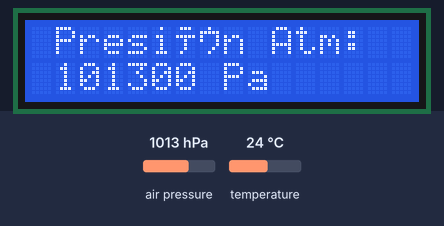
Recording of a sketch running on a simulated ESP32. Parts: 16×2 character LCD. The test bench sets the inputs (shaded band); at power-on: air pressure 1013 hPa, temperature 24 °C. What the sketch prints to the serial monitor is not drawn.

Above: at 8.9 s.
9.0 s: air pressure set to 952 hPa
At 9.5 s:
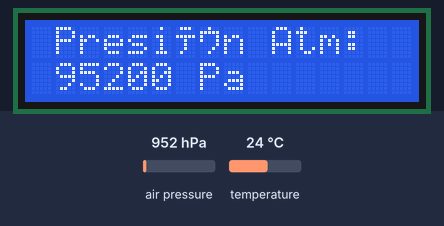
15.1 s: air pressure set to 975 hPa
At 16.0 s:
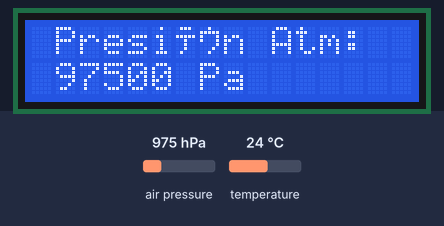
19.6 s: air pressure set to 1000 hPa
At 22.5 s:
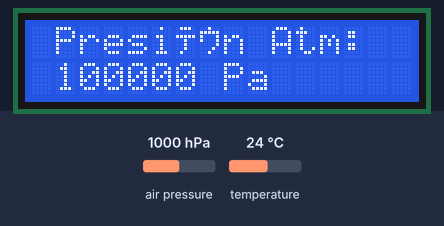
Timing chart, 0 to 24.0 s (numbered marks = the images above; inputs shaded):
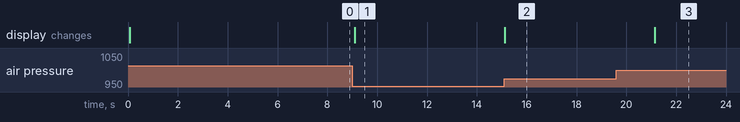

Measured:
- after the input at 9.0 s, the display: changes after 0.11 s (image 1)
- after the input at 15.1 s, the display: changes at once (image 2)
- after the input at 19.6 s, the display: changes after 1.5 s (image 3)

The sketch:

Proyecto_2_ESP32.ino
```cpp
//********************************************************************************
//Universidad del Valle de Guatemala
//BE3015 Electrónica Digital 2
//Karla Melissa López
//Proyecto 2 - Sensor de presión y temperatura
//********************************************************************************

//*****************************************************************************
// Librerías
//*****************************************************************************
#include <Arduino.h>
#include <LiquidCrystal.h>
#include <Wire.h>
#include <Adafruit_BMP085.h>
#include <Adafruit_NeoPixel.h>

//*****************************************************************************
// Definición de pines
//*****************************************************************************
#define d4 14 //  Conectar LCD
#define d5 27
#define d6 26
#define d7 25
#define en 12
#define rs 13

#define PIN 23
#define MAX_BRIGHTNESS 255
//*****************************************************************************
// Prototipos de función
//*****************************************************************************
Adafruit_NeoPixel strip = Adafruit_NeoPixel(1, 23, NEO_RGB + NEO_KHZ800);

//*****************************************************************************
// Variables Globales
//*****************************************************************************
LiquidCrystal LCD(rs, en, d4, d5, d6, d7); // Pantalla lcd
uint8_t DM, UM, C, D, U;                   // variables para datos

char inByte = 0;
String instruccion = ""; //  Indicar que la cadena inicia vacía

Adafruit_BMP085 MySensorBMP; //  Llmar a la librería para el sensor de presion

//*****************************************************************************
// Configuración
//*****************************************************************************
void setup()
{
  Serial.begin(115200);                                           //  comunicacion serial 1
  Serial2.begin(115200);                                          //  Comunicacion serial 2
  Serial.println("Proyecto 2 - Sensor de presión y temperatura"); //  Imprimir
  if (!MySensorBMP.begin())                                       //  Conocer si existe el sensor antes de iniciar
  {
    //  por si no se encuentra el sensor
    Serial.println("No fue posible encontrar un sensor BMP180, verifique las conexiones...!");
    while (1)
    {
    }
  }
  //  Parametros de inicio para la lcd
  LCD.begin(16, 2);
  LCD.clear();
}
//*****************************************************************************
// Loop Principal
//*****************************************************************************
void loop()
{
  int Temp = MySensorBMP.readTemperature(); //  Funcion para temperatura
  int PA = MySensorBMP.readPressure();      //  Funcion para presion
  Serial.println(PA);
  Serial2.println(PA);

  if (Serial2.available() > 0) //  Iniciar la comunicaion serial, UART
  {
    instruccion = Serial.readStringUntil('\n');
    Serial.print("Presion es de: ");
    Serial.println(instruccion.toInt());
    delay(500);
  }

  //  Imprimir los datos en la lcd de 16x2
  LCD.clear();
  LCD.setCursor(1, 0);
  LCD.print("Presión Atm:");
  LCD.setCursor(1, 1);
  LCD.print(PA);
  LCD.print(' ');
  LCD.print("Pa");
  delay(3000);
}
```
